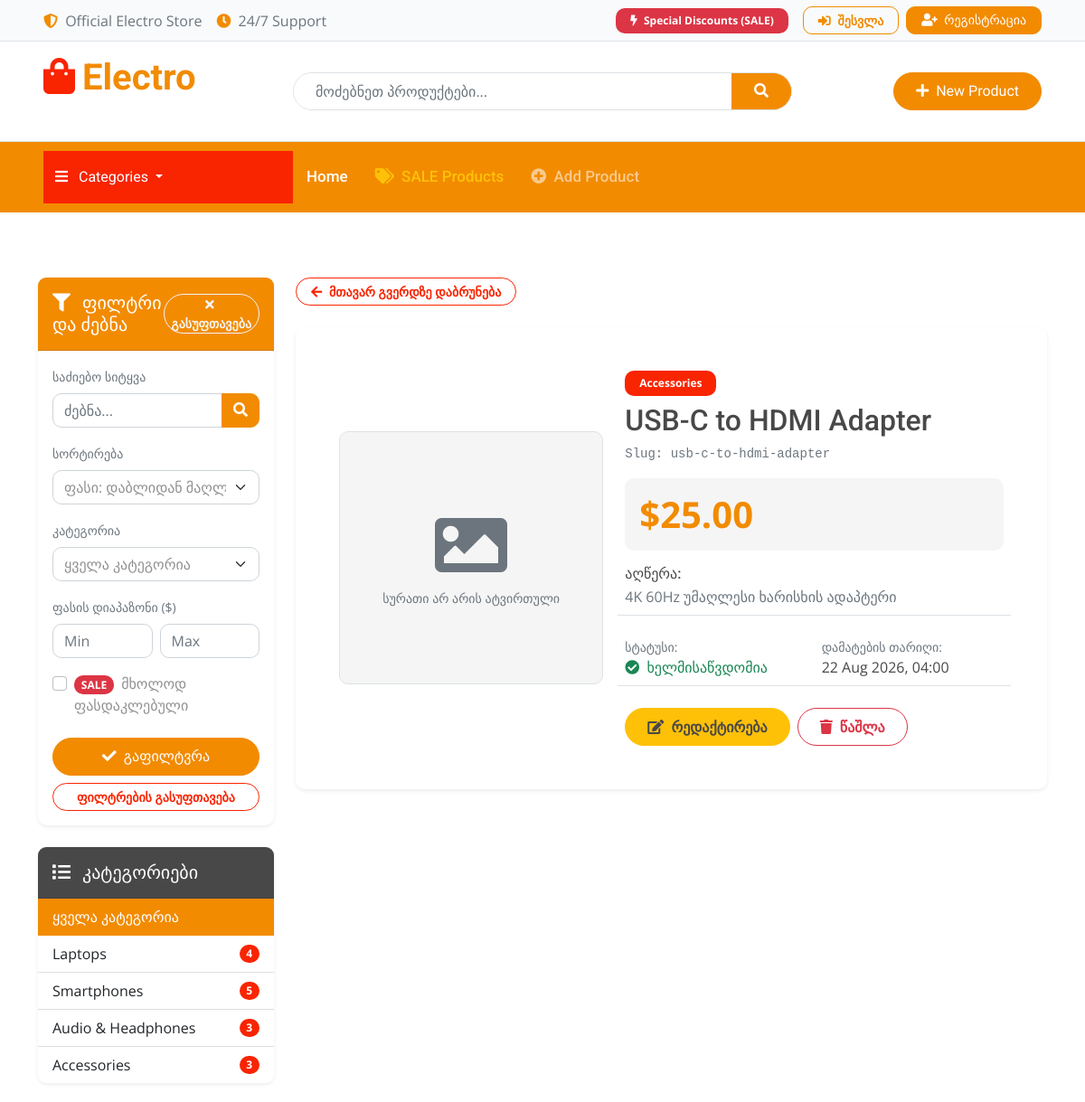
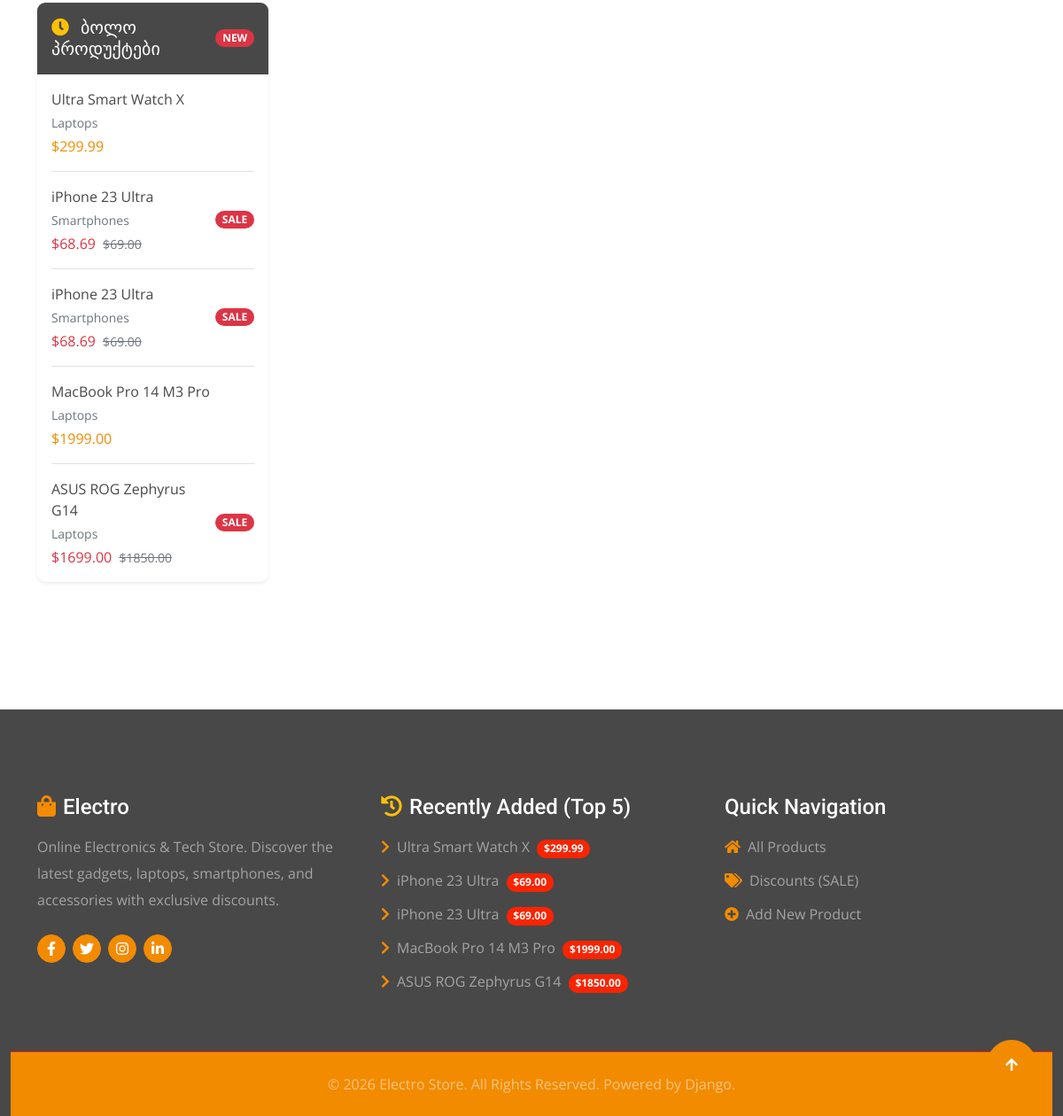
The page /product/13/ on the database its author committed (2 pictures, top to bottom).
### store/models.py (models this page shows, shortened)
class Category(models.Model):
    name = models.CharField(max_length=100, unique=True, verbose_name="კატეგორიის სახელი")
    description = models.TextField(blank=True, verbose_name="აღწერა")
    visit_count = models.PositiveIntegerField(default=0, verbose_name="ნახვების რაოდენობა")
    class Meta:
        verbose_name_plural = "Categories"

class Product(models.Model):
    category = models.ForeignKey(
        Category,
        on_delete=models.CASCADE,
        related_name="products",
        verbose_name="კატეგორია"
    )
    name = models.CharField(max_length=150, verbose_name="პროდუქტის დასახელება")
    slug = models.SlugField(max_length=200, unique=True, blank=True, null=True, verbose_name="Slug")
    description = models.TextField(blank=True, verbose_name="აღწერა")
    price = models.DecimalField(max_digits=10, decimal_places=2, verbose_name="ფასი")
    has_discount = models.BooleanField(default=False, verbose_name="აქვს ფასდაკლება (SALE)")
    discount_price = models.DecimalField(max_digits=10, decimal_places=2, null=True, blank=True, verbose_name="ფასდაკლებული ფასი")
    is_available = models.BooleanField(default=True, verbose_name="ხელმისაწვდომია")
    image = models.ImageField(upload_to="products/", blank=True, null=True, verbose_name="სურათი")
    created_at = models.DateTimeField(auto_now_add=True, verbose_name="დამატების თარიღი")
    class Meta:
        ordering = ["price"]

### store/views.py (the view)
# urls.py: path("product/<int:pk>/", views.ProductDetailView.as_view(), name="product_detail"),
class ProductDetailView(DetailView):
    model = Product
    template_name = "store/product_detail.html"
    context_object_name = "product"
    def get_context_data(self, **kwargs):
        context = super().get_context_data(**kwargs)
        context["categories"] = get_non_empty_categories()
        return context

### templates/store/product_detail.html (shortened to what this page needs)
{% extends 'base.html' %}
{% block content %}
<div class="row g-4">
    {% include 'includes/sidebar.html' %}
    <div class="col-lg-9 col-md-12">
        <div class="mb-4">
            <a href="{% url 'home' %}" class="btn btn-outline-secondary btn-sm px-3 rounded-pill">
                <i class="fas fa-arrow-left me-1"></i> მთავარ გვერდზე დაბრუნება
            </a>
        </div>
        <div class="card border-0 shadow-sm rounded-3 overflow-hidden">
            <div class="card-body p-4 p-md-5">
                <div class="row g-4 align-items-center">
                    <div class="col-md-5 text-center">
                        <div class="p-3 bg-light rounded-3 d-flex align-items-center justify-content-center border" style="min-height: 280px;">
                            {% if product.image %}
                            <img src="{{ product.image.url }}" alt="{{ product.name }}" class="img-fluid rounded" style="max-height: 260px; object-fit: contain;">
                            {% else %}
                            <div class="text-center text-muted">
                                <i class="fas fa-image fa-5x mb-2 opacity-50"></i>
                                <div class="small">სურათი არ არის ატვირთული</div>
                            </div>
                            {% endif %}
                        </div>
                    </div>
                    <div class="col-md-7">
                        <div class="d-flex justify-content-between align-items-center mb-2">
                            <a href="{% url 'category_detail' product.category.id %}" class="badge bg-secondary text-decoration-none px-3 py-2">
                                {{ product.category.name }}
                            </a>
                        </div>
                        <h2 class="font-weight-bold text-dark my-2">{{ product.name }}</h2>
                        <small class="text-muted font-monospace d-block mb-3">Slug: {{ product.slug }}</small>
                        <div class="my-3 p-3 bg-light rounded-3 d-flex align-items-baseline gap-3">
                            {% if product.has_discount and product.discount_price %}
                            <span class="display-6 font-weight-bold text-danger">${{ product.discount_price }}</span>
                            <span class="fs-4 text-muted text-decoration-line-through">${{ product.price }}</span>
                            {% else %}
                            <span class="display-6 font-weight-bold text-primary">${{ product.price }}</span>
                            {% endif %}
                        </div>
                        <div class="mb-4">
                            <h6 class="font-weight-bold text-dark mb-1">აღწერა:</h6>
                            <p class="text-muted leading-relaxed">{{ product.description }}</p>
                        </div>
                        <div class="row g-3 py-2 border-top border-bottom mb-4">
                            <div class="col-sm-6">
                                <small class="text-muted d-block">სტატუსი:</small>
                                {% if product.is_available %}
                                <span class="text-success font-weight-bold"><i class="fas fa-check-circle me-1"></i> ხელმისაწვდომია</span>
                                {% else %}
                                <span class="text-danger font-weight-bold"><i class="fas fa-times-circle me-1"></i> არ არის მარაგში</span>
                                {% endif %}
                            </div>
                            <div class="col-sm-6">
                                <small class="text-muted d-block">დამატების თარიღი:</small>
                                <span class="text-dark font-weight-bold">{{ product.created_at|date:"d M Y, H:i" }}</span>
                            </div>
                        </div>
                        <div class="d-flex gap-2">
                            <a href="{% url 'product_update' product.pk %}" class="btn btn-warning px-4 py-2 text-dark font-weight-bold rounded-pill">
                                <i class="fas fa-edit me-1"></i> რედაქტირება
                            </a>
                            <a href="{% url 'product_delete' product.pk %}" class="btn btn-outline-danger px-4 py-2 rounded-pill">
                                <i class="fas fa-trash me-1"></i> წაშლა
                            </a>
                        </div>
                    </div>
                </div>
            </div>
        </div>
    </div>
</div>
{% endblock %}

### templates/includes/sidebar.html (shortened to what this page needs)
<div class="col-lg-3 col-md-12">
    <div class="card border-0 shadow-sm mb-4 rounded-3">
        <div class="card-header bg-primary text-white py-3 rounded-top-3 d-flex justify-content-between align-items-center">
            <h5 class="mb-0 text-white font-weight-bold"><i class="fas fa-filter me-2"></i> ფილტრი და ძებნა</h5>
            {% if current_q or current_category or current_min_price or current_max_price or current_on_sale or current_sort != 'price_asc' %}
            <a href="{% if category %}{% url 'category_detail' category.id %}{% else %}{% url 'home' %}{% endif %}" class="btn btn-sm btn-outline-light rounded-pill px-2 py-0" title="ფილტრების გასუფთავება">
                <i class="fas fa-times me-1"></i> გასუფთავება
            </a>
            {% endif %}
        </div>
        <div class="card-body p-3">
            <form method="GET" action="">
                <div class="mb-3">
                    <label class="form-label font-weight-bold small text-muted text-uppercase">საძიებო სიტყვა</label>
                    <div class="input-group">
                        <input type="text" name="q" value="{{ current_q }}" class="form-control" placeholder="ძებნა...">
                        <button class="btn btn-primary" type="submit"><i class="fas fa-search"></i></button>
                    </div>
                </div>
                <div class="mb-3">
                    <label class="form-label font-weight-bold small text-muted text-uppercase">სორტირება</label>
                    <select name="sort" class="form-select" onchange="this.form.submit()">
                        <option value="price_asc" {% if current_sort == 'price_asc' %}selected{% endif %}>ფასი: დაბლიდან მაღლა</option>
                    </select>
                </div>
                {% if not category %}
                <div class="mb-3">
                    <label class="form-label font-weight-bold small text-muted text-uppercase">კატეგორია</label>
                    <select name="category" class="form-select" onchange="this.form.submit()">
                        <option value="">ყველა კატეგორია</option>
                    </select>
                </div>
                {% endif %}
                <div class="mb-3">
                    <label class="form-label font-weight-bold small text-muted text-uppercase">ფასის დიაპაზონი ($)</label>
                    <div class="row g-2">
                        <div class="col-6">
                            <input type="number" step="0.01" name="min_price" value="{{ current_min_price }}" class="form-control" placeholder="Min">
                        </div>
                        <div class="col-6">
                            <input type="number" step="0.01" name="max_price" value="{{ current_max_price }}" class="form-control" placeholder="Max">
                        </div>
                    </div>
                </div>
                <div class="mb-4">
                    <div class="form-check">
                        <input class="form-check-input" type="checkbox" name="on_sale" value="1" id="saleFilterCheck" {% if current_on_sale == '1' %}checked{% endif %}>
                        <label class="form-check-label font-weight-bold" for="saleFilterCheck">
                            <span class="badge bg-danger text-white me-1">SALE</span> მხოლოდ ფასდაკლებული
                        </label>
                    </div>
                </div>
                <div class="d-grid gap-2">
                    <button type="submit" class="btn btn-primary py-2 rounded-pill font-weight-bold">
                        <i class="fas fa-check me-1"></i> გაფილტვრა
                    </button>
                    {% if current_q or current_category or current_min_price or current_max_price or current_on_sale or current_sort != 'price_asc' %}
                    <a href="{% if category %}{% url 'category_detail' category.id %}{% else %}{% url 'home' %}{% endif %}" class="btn btn-outline-secondary btn-sm rounded-pill py-1">
                        ფილტრების გასუფთავება
                    </a>
                    {% endif %}
                </div>
            </form>
        </div>
    </div>
    <div class="card border-0 shadow-sm mb-4 rounded-3">
        <div class="card-header bg-dark text-white py-3 rounded-top-3">
            <h5 class="mb-0 text-white font-weight-bold"><i class="fas fa-list me-2"></i> კატეგორიები</h5>
        </div>
        <div class="list-group list-group-flush">
            <a href="{% url 'home' %}" class="list-group-item list-group-item-action d-flex justify-content-between align-items-center {% if not category and not current_category %}active bg-primary text-white border-primary{% endif %}">
                <span>ყველა კატეგორია</span>
            </a>
            {% for cat in categories %}
            <a href="{% url 'category_detail' cat.id %}" class="list-group-item list-group-item-action d-flex justify-content-between align-items-center ">
                <span>{{ cat.name }}</span>
                <span class="badge {% if category and category.id == cat.id %}bg-white text-primary{% else %}bg-secondary text-white{% endif %} rounded-pill">
                    {{ cat.product_count }}
                </span>
            </a>
            {% endfor %}
        </div>
    </div>
    <div class="card border-0 shadow-sm mb-4 rounded-3">
        <div class="card-header bg-dark text-white py-3 rounded-top-3 d-flex justify-content-between align-items-center">
            <h5 class="mb-0 text-white font-weight-bold"><i class="fas fa-clock text-warning me-2"></i> ბოლო პროდუქტები</h5>
            <span class="badge bg-danger">NEW</span>
        </div>
        <div class="card-body p-3">
            {% for lp in latest_products %}
            <div class="d-flex align-items-center {% if not forloop.last %}border-bottom pb-3 mb-3{% endif %}">
                <div class="flex-grow-1">
                    <a href="{% url 'product_detail' lp.pk %}" class="text-dark font-weight-bold text-decoration-none d-block mb-1">
                        {{ lp.name }}
                    </a>
                    <div class="small text-muted mb-1">{{ lp.category.name }}</div>
                    <div>
                        {% if lp.has_discount and lp.discount_price %}
                        <span class="text-danger font-weight-bold">${{ lp.discount_price }}</span>
                        <small class="text-muted text-decoration-line-through ms-1">${{ lp.price }}</small>
                        {% else %}
                        <span class="text-primary font-weight-bold">${{ lp.price }}</span>
                        {% endif %}
                    </div>
                </div>
                {% if lp.has_discount %}
                <span class="badge bg-danger ms-2">SALE</span>
                {% endif %}
            </div>
            {% empty %}
            <p class="text-muted small mb-0">პროდუქტები არ არის.</p>
            {% endfor %}
        </div>
    </div>
</div>

### templates/includes/footer.html
<div class="container-fluid bg-dark text-white-50 footer pt-5 mt-5">
    <div class="container py-5">
        <div class="row g-5">
            <div class="col-lg-4 col-md-6">
                <div class="footer-item">
                    <h4 class="text-white mb-3"><i class="fas fa-shopping-bag text-primary me-2"></i>Electro</h4>
                    <p class="mb-4">Online Electronics & Tech Store. Discover the latest gadgets, laptops, smartphones, and accessories with exclusive discounts.</p>
                    <div class="d-flex align-items-center">
                        <a class="btn btn-primary btn-square me-2" href="#"><i class="fab fa-facebook-f"></i></a>
                        <a class="btn btn-primary btn-square me-2" href="#"><i class="fab fa-twitter"></i></a>
                        <a class="btn btn-primary btn-square me-2" href="#"><i class="fab fa-instagram"></i></a>
                        <a class="btn btn-primary btn-square" href="#"><i class="fab fa-linkedin-in"></i></a>
                    </div>
                </div>
            </div>
            <div class="col-lg-4 col-md-6">
                <div class="footer-item">
                    <h4 class="text-white mb-3"><i class="fas fa-history text-warning me-2"></i>Recently Added (Top 5)</h4>
                    <ul class="list-unstyled">
                        {% for item in latest_products %}
                        <li class="mb-2">
                            <a href="{% url 'product_detail' item.pk %}" class="text-white-50 text-decoration-none">
                                <i class="fas fa-chevron-right text-primary me-2"></i>{{ item.name }}
                                <span class="badge bg-secondary ms-1">${{ item.price }}</span>
                            </a>
                        </li>
                        {% empty %}
                        <li class="text-white-50">No products available.</li>
                        {% endfor %}
                    </ul>
                </div>
            </div>
            <div class="col-lg-4 col-md-6">
                <div class="footer-item">
                    <h4 class="text-white mb-3">Quick Navigation</h4>
                    <ul class="list-unstyled">
                        <li class="mb-2"><a href="{% url 'home' %}" class="text-white-50 text-decoration-none"><i class="fas fa-home text-primary me-2"></i>All Products</a></li>
                        <li class="mb-2"><a href="{% url 'sales' %}" class="text-white-50 text-decoration-none"><i class="fas fa-tags text-primary me-2"></i>Discounts (SALE)</a></li>
                        <li class="mb-2"><a href="{% url 'product_create' %}" class="text-white-50 text-decoration-none"><i class="fas fa-plus-circle text-primary me-2"></i>Add New Product</a></li>
                    </ul>
                </div>
            </div>
        </div>
    </div>
    <div class="container-fluid copyright bg-darker py-4 border-top border-secondary">
        <div class="container text-center">
            <p class="mb-0 text-white-50">&copy; {% now "Y" %} Electro Store. All Rights Reserved. Powered by Django.</p>
        </div>
    </div>
</div>

### rows shown on the page
Category: name "Laptops", product_count "4"
Category: name "Smartphones", product_count "5"
Category: name "Audio & Headphones", product_count "3"
Category: name "Accessories", product_count "3"
Product: name "Ultra Smart Watch X", category.name "Laptops", price "299.99"
Product: name "iPhone 23 Ultra", category.name "Smartphones", discount_price "68.69", price "69.00", has_discount "SALE"
Product: name "iPhone 23 Ultra", category.name "Smartphones", discount_price "68.69", price "69.00", has_discount "SALE"
Product: name "MacBook Pro 14 M3 Pro", category.name "Laptops", price "1999.00"
Product: name "ASUS ROG Zephyrus G14", category.name "Laptops", discount_price "1699.00", price "1850.00", has_discount "SALE"
Product: category.name "Accessories", name "USB-C to HDMI Adapter", slug "usb-c-to-hdmi-adapter", price "25.00", description "4K 60Hz უმაღლესი ხარისხის ადაპტერი", created_at "22 Aug 2026, 04:00"
